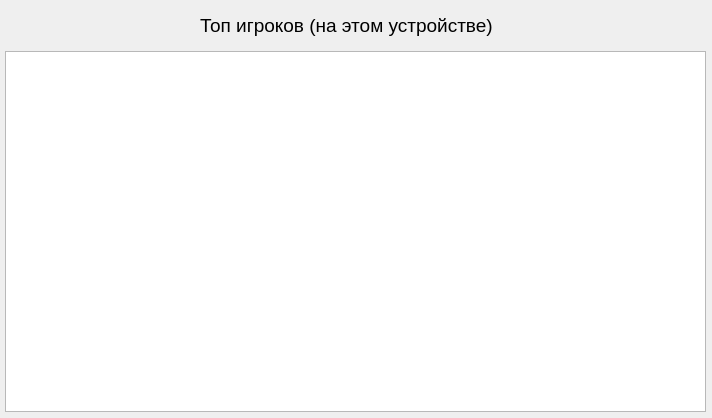
<?xml version="1.0" encoding="UTF-8"?>
<ui version="4.0">
 <class>Form</class>
 <widget class="QWidget" name="Form">
  <property name="geometry">
   <rect>
    <x>0</x>
    <y>0</y>
    <width>712</width>
    <height>418</height>
   </rect>
  </property>
  <property name="windowTitle">
   <string>Таблица лидеров</string>
  </property>
  <widget class="QTableWidget" name="tbl_top_rating">
   <property name="geometry">
    <rect>
     <x>5</x>
     <y>51</y>
     <width>701</width>
     <height>361</height>
    </rect>
   </property>
   <property name="editTriggers">
    <set>QAbstractItemView::NoEditTriggers</set>
   </property>
  </widget>
  <widget class="QLabel" name="label">
   <property name="geometry">
    <rect>
     <x>200</x>
     <y>10</y>
     <width>331</width>
     <height>31</height>
    </rect>
   </property>
   <property name="font">
    <font>
     <pointsize>14</pointsize>
    </font>
   </property>
   <property name="text">
    <string>Топ игроков (на этом устройстве)</string>
   </property>
  </widget>
 </widget>
 <resources/>
 <connections/>
</ui>
